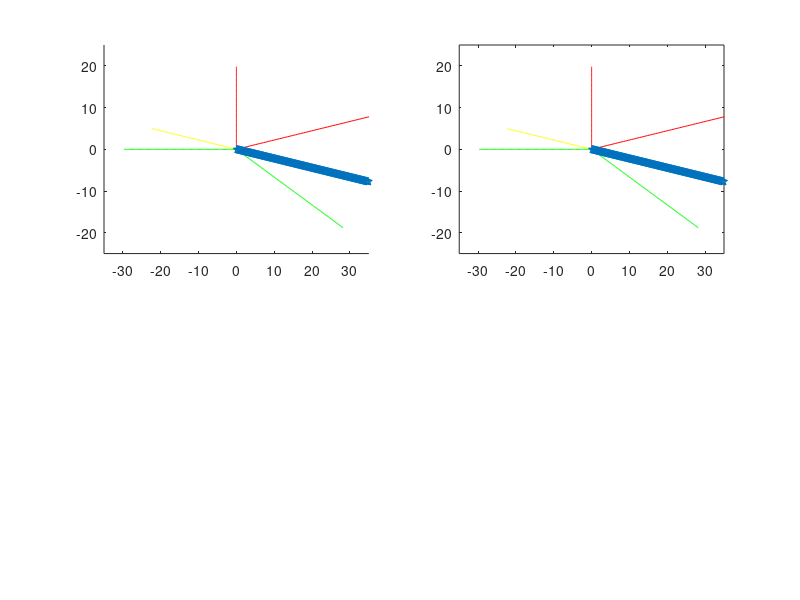

Here is the MATLAB script that generated this plot: (Note: this script raises an error after producing the figure.)
clc;                %% Clear all console
clear;              %% Clear all variables 

close all;
time_sample =0.1;

%%czastka pierwsza
m1 = 1;     %% masa pierwszego ciala
v1 = [0,-2];     %%predkosc poczatkowa pierwszego ciala
pos10 = [0,20];  %%pozycja poczatkowa ciala pierwszego

%%czastka druga
m2 = 3;
v2 = [3,0];
pos20 = [-30,0];
time = 0:time_sample:10;

kat_deg = 20;
kat_zderzenia = deg2rad(kat_deg);    %% kat pod jakim zderzaj� si� czastki
kat_zderzenia180 = deg2rad(180 + kat_deg);
for i = 1:(10/time_sample)
  %% pozcycja pierwszego ciala
  pos1(1,i) = pos10(1) + v1(1) * i * time_sample;
  pos1(2,i) = pos10(2) + v1(2) * i * time_sample;
  
  %% pozcycja drugiego ciala
  pos2(1,i) = pos20(1) + v2(1) * i * time_sample;
  pos2(2,i) = pos20(2) + v2(2) * i * time_sample;
  
  %%srodek masy
  srodek(1,i) = ( pos1(1,i) * m1 + pos2(1,i) * m2 ) / (m1+m2);
  srodek(2,i) = ( pos1(2,i) * m1 + pos2(2,i) * m2 ) / (m1+m2);
endfor
printf("polczylilem przebiegi %s \n", ctime(now()));

%%obliczanie zmian srodka masy 
srodek(1,length(srodek(1,:))-1 );
dxsrodek = ( srodek(1,length(srodek(1,:))) - srodek(1,length(srodek(1,:)) - 1) );
dysrodek = srodek(2,length(srodek(2,:))) - srodek(2,length(srodek(2,:)) - 1);
wczesniejsza_dlugosc = length(srodek(1,:));

for i = wczesniejsza_dlugosc:(wczesniejsza_dlugosc + 10/time_sample)
  %%srodek masy
  srodek(1,i) = srodek(1,wczesniejsza_dlugosc) + dxsrodek * i;
  srodek(2,i) = srodek(2,wczesniejsza_dlugosc) + dysrodek * i;
endfor



%%po zderzeniu:
prev_v1 = v1;
prev_v2 = v2;

%% os X:
v1(1) = 2*m2/(m1 +m2) * prev_v2(1) * cos(kat_zderzenia);
v2(1) = (m1-m2)/(m1+m2) * prev_v2(1) * cos(kat_zderzenia180);

%% os Y:
v1(2) = (m1-m2)/(m1+m2) *  prev_v1(2) *cos(kat_zderzenia);
v2(2) = -2*m1/(m1 +m2) * prev_v1(2) *cos(kat_zderzenia180);

for i = 1:(20/time_sample)
  %% pozcycja pierwszego ciala
  
  pos1(1,(i + wczesniejsza_dlugosc)) = pos1(1, wczesniejsza_dlugosc) + v1(1) * i * time_sample;
  pos1(2,(i + wczesniejsza_dlugosc)) = pos1(2,wczesniejsza_dlugosc) + v1(2) * i * time_sample;
  
  %% pozcycja drugiego ciala
  pos2(1,(i + wczesniejsza_dlugosc)) = pos2(1,wczesniejsza_dlugosc) + v2(1) * i * time_sample;
  pos2(2,(i + wczesniejsza_dlugosc)) = pos2(2,wczesniejsza_dlugosc) + v2(2) * i * time_sample;
  
endfor;

%%sprawdzenie �rodka masy
for i = 1:(20/time_sample)
  srodek2(1,i) = ( m1 * pos1(1,(i +wczesniejsza_dlugosc)) + m2 * pos2(1,(i + wczesniejsza_dlugosc))  ) / (m1+m2);
  srodek2(2,i) = ( m1 * pos1(2,(i +wczesniejsza_dlugosc)) + m2 * pos2(2,(i + wczesniejsza_dlugosc)) ) / (m1+m2);
endfor;
screen = get(0,"screensize");
figure(1,"position",[(screen(1) + 5) (screen(2) + 80) (screen(3) - 5) (screen(4) - 180)]);
subplot(2,2,1);
hold on;    %%do zlapania przebieg�w na jednym
plot(pos1(1,:),pos1(2,:), 'r');
plot(pos2(1,:),pos2(2,:), 'g');
plot(srodek(1,:),srodek(2,:), 'y');
plot(srodek2(1,:),srodek2(2,:), 'p');
axis([-35 35 -25 25]);
hold off;
subplot(2,2,2);
plot(pos1(1,:),pos1(2,:), 'r');
hold on;
plot(pos2(1,:),pos2(2,:), 'g');
plot(srodek(1,:),srodek(2,:), 'y');
plot(srodek2(1,:),srodek2(2,:), 'p');
axis([-35 35 -25 25]);

function retval = avg (v)
  retval = "HAHA";
endfunction
printf("podane: %s \n",liczba);
